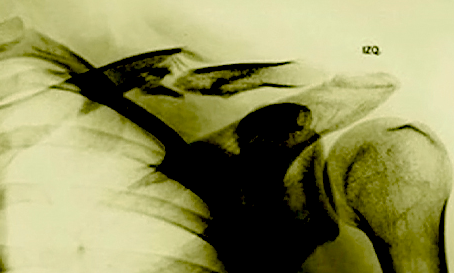
#> input picture Metodos de interpolacion - trazador cubico/imgsTests/FracturaCropBlackLevelExposure.png, 454 x 273 px
$ python trazadorV2.py --numero 3 ../imgsTests/FracturaCropBlackLevelExposure.png
#> lines starting #> are read from the running program, lines starting #| are printed output that depends on the picture; after the words box and inside, x2 and y2 are one past the last pixel; in counts of white or black regions, pixels touching at a corner belong together
#!/usr/bin/env python3
"""
Programa: trazador_contorno.py
Descripción:
  - Procesa una imagen PNG.
  - Extrae el contorno superior con N puntos.
  - Determina si se puede describir como función.
  - Construye un spline cúbico (natural o sujeto).
  - Muestra los resultados gráficamente.

Dependencias:
  pip install pillow matplotlib numpy
"""

import argparse
import sys
import numpy as np
import matplotlib.pyplot as plt
from PIL import Image

# ==========================================================
# FUNCIONES AUXILIARES
# ==========================================================

def extraer_contorno_superior(ruta_imagen, num_puntos=30):
    """
    Procesa la imagen con Pillow (PIL), convierte a escala de grises,
    binariza y extrae el contorno superior en 'num_puntos' igualmente espaciados.
    """
    try:
        img = Image.open(ruta_imagen).convert("L")  # escala de grises
    except Exception as e:
        raise FileNotFoundError(f"No se pudo abrir la imagen: {e}")

    img_np = np.array(img)

    # Binarizamos (umbral en 127)
    binary = (img_np < 127).astype(np.uint8)  # 1 = contorno/blanco, 0 = fondo/negro

    x_vals = []
    y_vals = []
    altura, ancho = binary.shape

    # Escogemos columnas equiespaciadas
    for col in np.linspace(0, ancho - 1, num_puntos, dtype=int):
        filas = np.where(binary[:, col] > 0)[0]  # buscamos el primer "1"
        if len(filas) > 0:
            fila_superior = filas[0]
            x_vals.append(col)
            # invertimos eje Y para que se vea como cartesiano
            y_vals.append(altura - fila_superior)

    if len(x_vals) < 2:
        raise ValueError("No se pudo extraer suficiente contorno para describir una función.")

    return np.array(x_vals), np.array(y_vals), img


def es_funcion(x_vals):
    """
    Verifica si el contorno extraído cumple la definición de función:
    cada valor de x corresponde a un único valor de y.
    """
    return len(np.unique(x_vals)) == len(x_vals)


# ==========================================================
# TRAZADOR CUBICO
# ==========================================================

def spline_cubico(x, y, tipo="natural", m0=None, mn=None):
    """
    Calcula los coeficientes de un spline cúbico.
    - tipo = "natural" → segunda derivada 0 en extremos
    - tipo = "sujeto" → pendiente inicial y final definidas (m0, mn)
    """
    n = len(x) - 1
    h = [x[i+1] - x[i] for i in range(n)]

    # Paso 1: Calcular alphas
    alpha = [0]*(n+1)
    if tipo == "natural":
        for i in range(1, n):
            alpha[i] = (3/h[i])*(y[i+1]-y[i]) - (3/h[i-1])*(y[i]-y[i-1])
    elif tipo == "sujeto":
        if m0 is None or mn is None:
            raise ValueError("Para spline sujeto debe indicar m0 y mn")
        alpha[0] = 3*((y[1]-y[0])/h[0] - m0)
        alpha[n] = 3*(mn - (y[n]-y[n-1])/h[n-1])
        for i in range(1, n):
            alpha[i] = (3/h[i])*(y[i+1]-y[i]) - (3/h[i-1])*(y[i]-y[i-1])

    # Paso 2: Resolver sistema tridiagonal
    l = [1]*(n+1)
    mu = [0]*(n+1)
    z = [0]*(n+1)

    if tipo == "natural":
        l[0] = 1
        mu[0] = z[0] = 0
    else:  # sujeto
        l[0] = 2*h[0]
        mu[0] = 0.5
        z[0] = alpha[0]/l[0]

    for i in range(1, n):
        l[i] = 2*(x[i+1]-x[i-1]) - h[i-1]*mu[i-1]
        mu[i] = h[i]/l[i]
        z[i] = (alpha[i] - h[i-1]*z[i-1]) / l[i]

    if tipo == "natural":
        l[n] = 1
        z[n] = 0
    else:  # sujeto
        l[n] = h[n-1]*(2 - mu[n-1])
        z[n] = (alpha[n] - h[n-1]*z[n-1]) / l[n]

    # Paso 3: Back substitution
    c = [0]*(n+1)
    b = [0]*n
    d = [0]*n
    a = [y[i] for i in range(n)]

    c[n] = z[n]
    for j in reversed(range(n)):
        c[j] = z[j] - mu[j]*c[j+1]
        b[j] = ((y[j+1]-y[j])/h[j]) - (h[j]*(c[j+1]+2*c[j]))/3
        d[j] = (c[j+1]-c[j])/(3*h[j])

    return a, b, c, d


def evaluar_spline(x, a, b, c, d, x_eval):
    """
    Evalúa el spline cúbico en los puntos x_eval.
    """
    y_eval = []
    n = len(a)
    for xe in x_eval:
        # localizar intervalo
        for i in range(n):
            if x[i] <= xe <= x[i+1]:
                dx = xe - x[i]
                val = a[i] + b[i]*dx + c[i]*dx**2 + d[i]*dx**3
                y_eval.append(val)
                break
    return np.array(y_eval)


# ==========================================================
# MAIN
# ==========================================================

def main():
    parser = argparse.ArgumentParser(description="Spline cúbico sobre contorno superior de una imagen PNG")
    parser.add_argument("--numero", type=int, required=True, help="Cantidad de puntos a extraer")
    parser.add_argument("--tipo", choices=["natural", "sujeto"], default="natural",
                        help="Tipo de spline: natural o sujeto")
    parser.add_argument("--m0", type=float, default=None, help="Pendiente inicial (solo sujeto)")
    parser.add_argument("--mn", type=float, default=None, help="Pendiente final (solo sujeto)")
    parser.add_argument("imagen", help="Ruta de la imagen PNG")
    args = parser.parse_args()

    try:
        x_vals, y_vals, img = extraer_contorno_superior(args.imagen, args.numero)
#> in extraer_contorno_superior, `img = Image.open(ruta_imagen).convert("L")`:
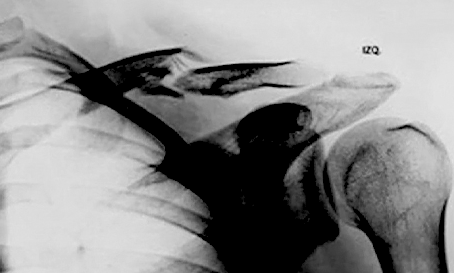
#> img: PIL image 454x273 L; min 0, max 236, mean 139.5
#> in extraer_contorno_superior, `binary = (img_np < 127).astype(np.uint8)`:
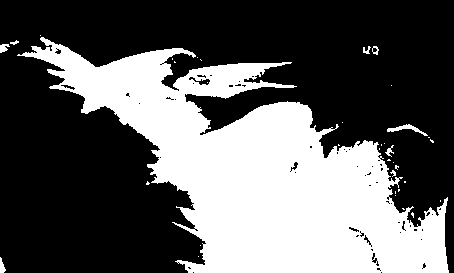
#> binary: shape (273, 454); values 0 (black) and 1 (white), 36.7% white; 36 white regions (27 under 20 px), largest, box (x1, y1, x2, y2) and area: (17, 37, 449, 273) 44928, (387, 124, 428, 136) 148, (0, 44, 10, 53) 59
#> the loop in extraer_contorno_superior, `for col in np.linspace(0, ancho - 1, num_puntos, dtype=int):` made 3 passes
#> fila_superior on passes 1 to 2: 45, 65
#> after the loop in extraer_contorno_superior, `for col in np.linspace(0, ancho - 1, num_puntos, dtype=int):`: x_vals = [0, 226]; y_vals = [228, 208]
#> x_vals = [0, 226]; y_vals = [228, 208]
    except Exception as e:
        sys.exit(f"Error al procesar la imagen: {e}")

    if not es_funcion(x_vals):
        sys.exit("El contorno extraído NO puede describirse como función.")

    # Graficar puntos sobre imagen
    plt.imshow(img, cmap="gray", alpha=0.3)
    plt.scatter(x_vals, img.height - y_vals, color="red", s=30, label="Puntos contorno")
    plt.legend()
    plt.title("Contorno superior (puntos extraídos)")
    plt.show(block=True)
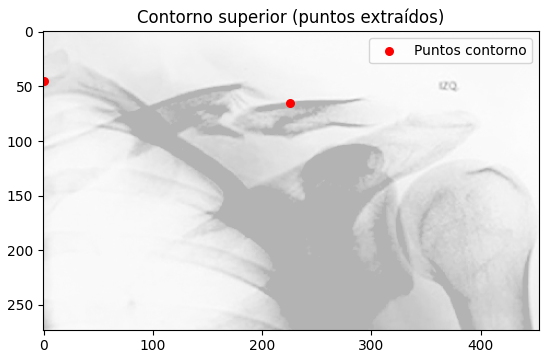
#> figure drawn by matplotlib, 1 panel

    # Construir spline
    a, b, c, d = spline_cubico(x_vals, y_vals, tipo=args.tipo, m0=args.m0, mn=args.mn)
#> in spline_cubico, `n = len(x) - 1`: n = 1
#> in spline_cubico, `h = [x[i+1] - x[i] for i in range(n)]`: h = [226]
#> in spline_cubico, `alpha = [0]*(n+1)`: alpha = [0, 0]
#> in spline_cubico, `l = [1]*(n+1)`: l = [1, 1]
#> in spline_cubico, `mu = [0]*(n+1)`: mu = [0, 0]
#> in spline_cubico, `b = [0]*n`: b = [0]
#> in spline_cubico, `a = [y[i] for i in range(n)]`: a = [228]
#> after the loop in spline_cubico, `for j in reversed(range(n)):`: b = [-0.0885]
#> a = [228]; b = [-0.0885]; c = [0, 0]; d = [0]

    # Evaluar spline en puntos finos
    x_eval = np.linspace(min(x_vals), max(x_vals), 500)
#> x_eval = 500 values from 0 to 226
    y_eval = evaluar_spline(x_vals, a, b, c, d, x_eval)
#> in evaluar_spline, `n = len(a)`: n = 1
#> after the loop in evaluar_spline, `for xe in x_eval:`: y_eval = 500 values, max 228 at index 0, min 208 at index 499, mean 218

    # Graficar spline
    plt.imshow(img, cmap="gray", alpha=0.3)
    plt.scatter(x_vals, img.height - y_vals, color="red", s=30, label="Puntos")
    plt.plot(x_eval, img.height - y_eval, color="blue", label="Spline cúbico")
    plt.legend()
    plt.title(f"Spline cúbico ({args.tipo})")
    plt.show(block=True)
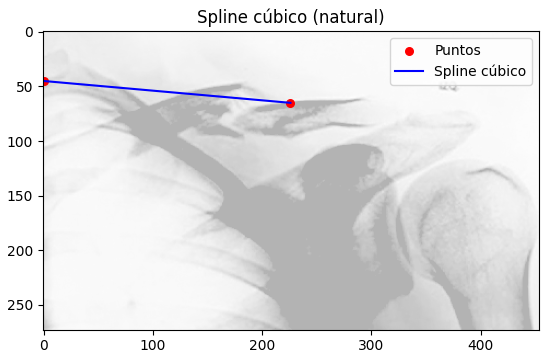
#> figure drawn by matplotlib, 1 panel


if __name__ == "__main__":
    main()

$ run again, on Metodos de interpolacion - trazador cubico/imgsTests/cerrodelasilla1.png
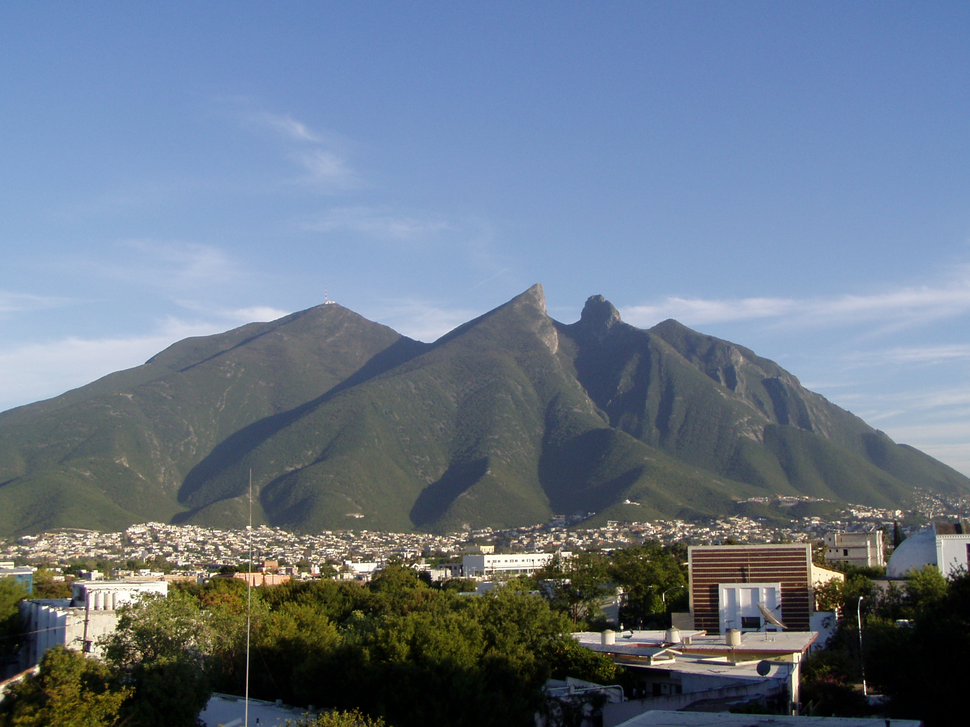
#> input picture Metodos de interpolacion - trazador cubico/imgsTests/cerrodelasilla1.png, 970 x 727 px, shrunk from 1984 x 1488 before the run
#> in extraer_contorno_superior, `binary = (img_np < 127).astype(np.uint8)`:
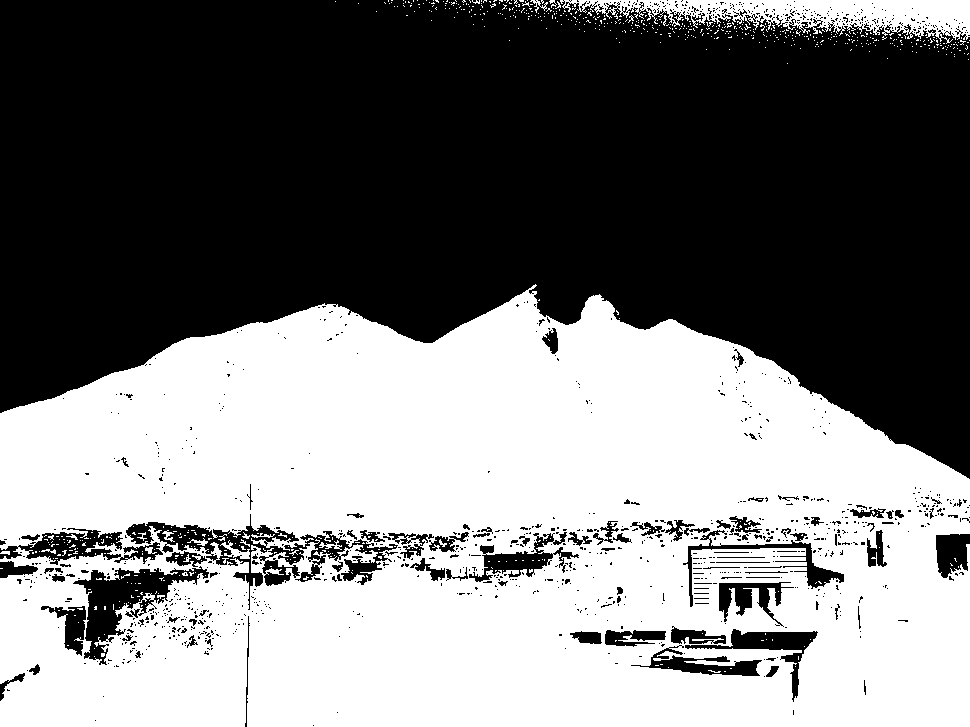
#> binary: shape (727, 970); values 0 (black) and 1 (white), 47.9% white; 726 white regions (705 under 20 px), largest, box (x1, y1, x2, y2) and area: (0, 284, 970, 727) 326632, (560, 0, 970, 44) 8397, (220, 540, 250, 559) 204
#> the loop in extraer_contorno_superior, `for col in np.linspace(0, ancho - 1, num_puntos, dtype=int):` made 3 passes
#> fila_superior on passes 1 to 3: 413, 0, 0
#> after the loop in extraer_contorno_superior, `for col in np.linspace(0, ancho - 1, num_puntos, dtype=int):`: x_vals = [0, 484, 969]; y_vals = [314, 727, 727]
#> in main, `x_vals, y_vals, img = extraer_contorno_superior(args.imagen, args.nume..`: x_vals = [0, 484, 969]; y_vals = [314, 727, 727]
#> in spline_cubico, `n = len(x) - 1`: n = 2
#> h = [484, 485]
#> in spline_cubico, `alpha = [0]*(n+1)`: alpha = [0, 0, 0]
#> after the loop in spline_cubico, `for i in range(1, n):`: alpha = [0, -2.56, 0]
#> in spline_cubico, `l = [1]*(n+1)`: l = [1, 1, 1]
#> in spline_cubico, `mu = [0]*(n+1)`: mu = [0, 0, 0]
#> after the loop in spline_cubico, `for i in range(1, n):`: l = [1, 1938, 1]; mu = [0, 0.25, 0]; z = [0, -0.00132, 0]
#> in spline_cubico, `c = [0]*(n+1)`: c = [0, 0, 0]
#> in spline_cubico, `b = [0]*n`: b = [0, 0]
#> in spline_cubico, `a = [y[i] for i in range(n)]`: a = [314, 727]
#> after the loop in spline_cubico, `for j in reversed(range(n)):`: b = [1.07, 0.427]; c = [0, -0.00132, 0]; d = [-9.1e-07, 9.08e-07]
#> in main, `a, b, c, d = spline_cubico(x_vals, y_vals, tipo=args.tipo, m0=args.m0,..`: a = [314, 727]; b = [1.07, 0.427]; c = [0, -0.00132, 0]; d = [-9.1e-07, 9.08e-07]
#> in evaluar_spline, `n = len(a)`: n = 2
#> after the loop in evaluar_spline, `for xe in x_eval:`: y_eval = 500 values, max 766.9 at index 355, min 314 at index 0, mean 649.4
#> in main, `plt.show(block=True)`:
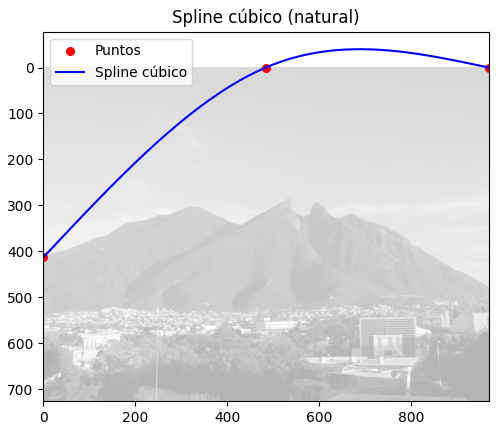
#> figure drawn by matplotlib, 1 panel
